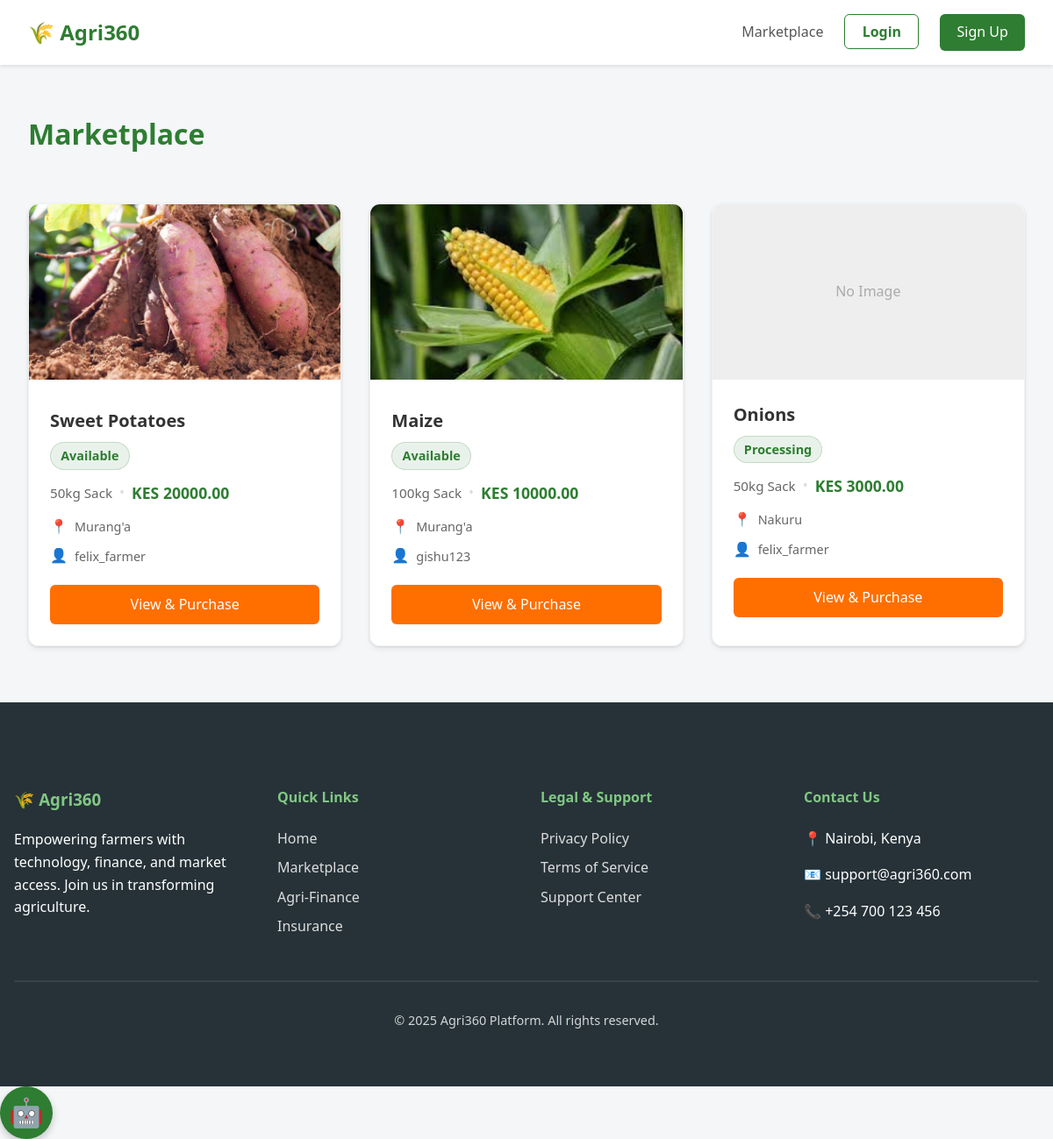
/market/, run on the app's committed database.
### market/models.py (models this page shows, shortened)
class MarketListing(models.Model):
    STATUS_CHOICES = [
        ("AVAILABLE", "Available"),
        ("PROCESSING", "Processing"),
        ("SHIPPED", "Shipped"),
        ("DELIVERED", "Delivered"),
    ]
    seller = models.ForeignKey(settings.AUTH_USER_MODEL, on_delete=models.CASCADE, related_name='listings')
    crop_name = models.CharField(max_length=100)
    quantity = models.CharField(max_length=50, help_text="e.g. 90kg bag")
    price_per_unit = models.DecimalField(max_digits=10, decimal_places=2)
    location = models.CharField(max_length=255)
    pickup_point = models.CharField(max_length=255, blank=True)
    image = models.ImageField(upload_to='market_images/', blank=True, null=True)
    status = models.CharField(max_length=20, choices=STATUS_CHOICES, default="AVAILABLE")
    buyer = models.ForeignKey(
        settings.AUTH_USER_MODEL, on_delete=models.SET_NULL, null=True, blank=True, related_name='purchases'
    )
    tracking_note = models.TextField(blank=True)
    purchased_at = models.DateTimeField(null=True, blank=True)
    created_at = models.DateTimeField(auto_now_add=True)

### users/models.py (models this page shows, shortened)
class User(AbstractUser):
    class Role(models.TextChoices):
        FARMER = "FARMER", "Farmer"
        OFFICER = "OFFICER", "Extension Officer"
        ADMIN = "ADMIN", "Admin"
        SACCO_BANK = "SACCO_BANK", "SACCO/Bank"
    role = models.CharField(max_length=50, choices=Role.choices, default=Role.FARMER)
    phone_number = models.CharField(max_length=15, blank=True, null=True)
    location = models.CharField(max_length=255, blank=True, null=True)

### market/views.py (the view)
# urls.py: path('', MarketplaceView.as_view(), name='marketplace'),
class MarketplaceView(ListView):
    model = MarketListing
    template_name = 'market/marketplace.html'
    context_object_name = 'listings'
    ordering = ['-created_at']

### templates/market/marketplace.html (shortened to what this page needs)
{% extends 'base.html' %}
{% block content %}
<div class="container">
    <div style="display: flex; justify-content: space-between; align-items: center; margin-bottom: 2rem;">
        <h1 style="color: var(--primary-color);">Marketplace</h1>
    </div>
    <div class="grid">
        {% for listing in listings %}
        <div class="card" style="padding: 0; overflow: hidden;">
            {% if listing.image %}
            <img src="{{ listing.image.url }}" alt="{{ listing.crop_name }}"
                style="width: 100%; height: 200px; object-fit: cover;">
            {% else %}
            <div
                style="width: 100%; height: 200px; background-color: #eee; display: flex; align-items: center; justify-content: center; color: #aaa;">
                No Image
            </div>
            {% endif %}
            <div style="padding: 1.5rem;">
                <h3 style="margin: 0 0 0.5rem 0; color: var(--text-color); font-size: 1.25rem;">{{ listing.crop_name }}</h3>
                <span class="badge" style="margin-bottom: 0.75rem; display:inline-block;">{{ listing.get_status_display }}</span>
                <div style="display: flex; align-items: center; gap: 0.5rem; margin-bottom: 0.75rem;">
                    <span style="color: #666; font-size: 0.95rem;">{{ listing.quantity }}</span>
                    <span style="color: #ddd;">•</span>
                    <span style="color: var(--primary-color); font-weight: 600; font-size: 1.1rem;">KES {{ listing.price_per_unit }}</span>
                </div>
                <div style="display: flex; align-items: center; gap: 0.5rem; margin-bottom: 0.5rem;">
                    <span style="font-size: 1rem;">📍</span>
                    <span style="font-size: 0.9rem; color: #666;">{{ listing.location }}</span>
                </div>
                <div style="display: flex; align-items: center; gap: 0.5rem; margin-bottom: 1.25rem;">
                    <span style="font-size: 1rem;">👤</span>
                    <span style="font-size: 0.9rem; color: #666;">{{ listing.seller.username }}</span>
                </div>
                <a href="{% url 'listing_detail' listing.pk %}" class="btn btn-accent" style="width: 100%; display: block; text-align: center;">View & Purchase</a>
            </div>
        </div>
        {% empty %}
        <div style="grid-column: 1 / -1; text-align: center; color: #777;">
            <p>No listings yet. Be the first to sell!</p>
        </div>
        {% endfor %}
    </div>
</div>
{% endblock %}

### static/css/styles.css (style rules this page uses)
:root { --primary-color: #2E7D32; --secondary-color: #81C784; --accent-color: #FF6F00; --text-color: #333333; --bg-color: #f4f6f8; --card-bg: #ffffff; --font-main: 'Segoe UI', Tahoma, Geneva, Verdana, sans-serif; }
* { box-sizing: border-box; }
body { font-family: var(--font-main); background-color: var(--bg-color); color: var(--text-color); margin: 0; padding: 0; line-height: 1.6; }
.card { background: rgba(255, 255, 255, 0.95); border-radius: 12px; box-shadow: 0 4px 6px rgba(0, 0, 0, 0.05), 0 1px 3px rgba(0, 0, 0, 0.1); padding: 1.5rem; margin-bottom: 2rem; border: 1px solid rgba(0, 0, 0, 0.05); transition: transform 0.2s ease-in-out; }
.grid { display: grid; grid-template-columns: repeat(auto-fit, minmax(300px, 1fr)); gap: 2rem; }
.btn { display: inline-block; padding: 0.6rem 1.2rem; border-radius: 6px; text-decoration: none; font-weight: 500; cursor: pointer; transition: all 0.3s; border: none; text-align: center; }
.btn-accent { background-color: var(--accent-color); color: white; }
.container { max-width: 1200px; margin: 2rem auto; padding: 0 1rem; }
.badge { display: inline-block; padding: 0.2rem 0.7rem; border-radius: 999px; background: rgba(46, 125, 50, 0.1); color: var(--primary-color); font-weight: 700; font-size: 0.9rem; border: 1px solid rgba(46, 125, 50, 0.2); }

### data on the page
MarketListing: image (picture), crop_name "Sweet Potatoes", status "Available", quantity "50kg Sack", price_per_unit "20000.00", location "Murang'a", seller.username "felix_farmer"
MarketListing: image (picture), crop_name "Maize", status "Available", quantity "100kg Sack", price_per_unit "10000.00", location "Murang'a", seller.username "gishu123"
MarketListing: image "No Image", crop_name "Onions", status "Processing", quantity "50kg Sack", price_per_unit "3000.00", location "Nakuru", seller.username "felix_farmer"
